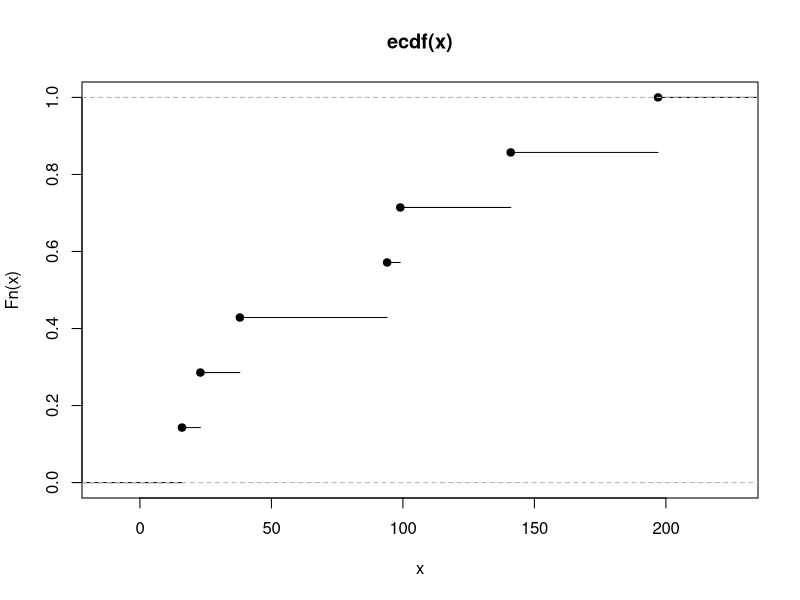

Reproduce this figure in R.
# sample

x=c(94,197,16,38,99,141,23)

# empirical distribution function

plot(ecdf(x))

# we create the samples in the bootstrap world by the e.d.f.


### 1 approach - all the possible

# vector with the positions

unit<-1:length(x)
campioni<-expand.grid(unit,unit,unit,unit,unit,unit,unit)
campioni<-as.matrix(campioni)
M=dim(campioni)[1]

# vector in which we put the computed bootstrap values

media.M<-rep(0,M)
for (i in 1:M) media.M[i]<-mean(x[campioni[i,]])

# sample estimate
stima.media<-mean(x)  ### this is the estimator in the real world

# expected value in the bootstrap world
EB.media<-mean(media.M)


TF.media<-mean(x)  ## parameter in the boostrap world

# estimate of distorsion, variance and mean square error in the boostrap world

bias.media<-EB.media-TF.media
varianza.media<-1/M*sum((media.M-EB.media)^2)
MSE.media<-1/M*sum((media.M-TF.media)^2)



### 2 approach - MONTECARLO

B=10000
media.B<-rep(0,B)

for (i in 1:B) media.B[i]<-mean(x[sample(1:7,7,replace=TRUE)])


mean(media.B)
mean(media.M)
mean(x)


# sample estimate
stima.media<-mean(x)

# parameter to estimate
TF.media<-mean(x)

# expected value in the bootstrap world
EB.media<-mean(media.B)


# estimate of distorsion, variance and mean square error in the boostrap world

bias.media2<-EB.media-TF.media
varianza.media2<-1/B*sum((media.B-EB.media)^2)
MSE.media2<-1/B*sum((media.B-TF.media)^2)



############################# MEDIAN ######################
## here we want to investivate the median estimator (s(x)) for the median of the population (TF)


### 1 approach - all the possible
# vector with the positions

unit<-1:length(x)
campioni<-expand.grid(unit,unit,unit,unit,unit,unit,unit)
campioni<-as.matrix(campioni)
M=dim(campioni)[1]


mediana.M<-rep(0,M)
for (i in 1:M) mediana.M[i]<-median(x[campioni[i,]])

# stima campionaria
stima.mediana<-median(x)

# TF
TF.mediana<-median(x)

# expected value in the bootstrap world

EB.mediana<-mean(mediana.M)


# estimate of distorsion, variance and mean square error in the boostrap world

bias.mediana<-EB.mediana-TF.mediana
varianza.mediana<-1/M*sum((mediana.M-EB.mediana)^2)
MSE.mediana<-1/M*sum((mediana.M-TF.mediana)^2)


bias.mediana
varianza.mediana

